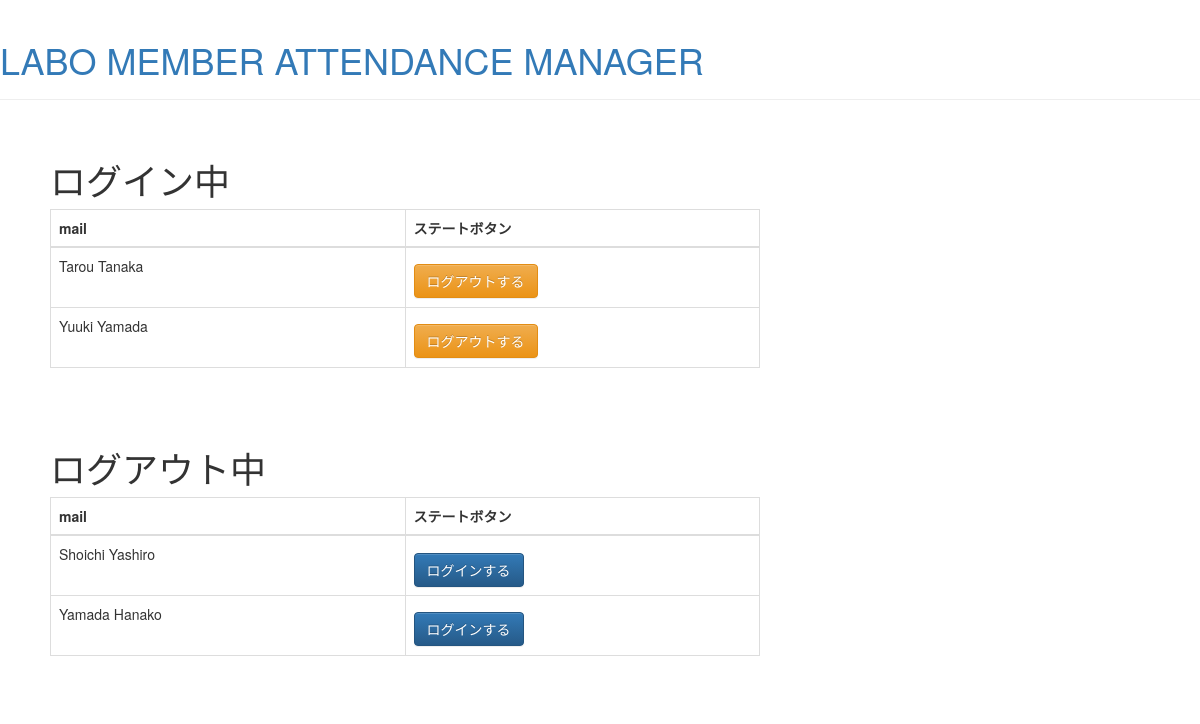
The app's page / (signed in), older data.
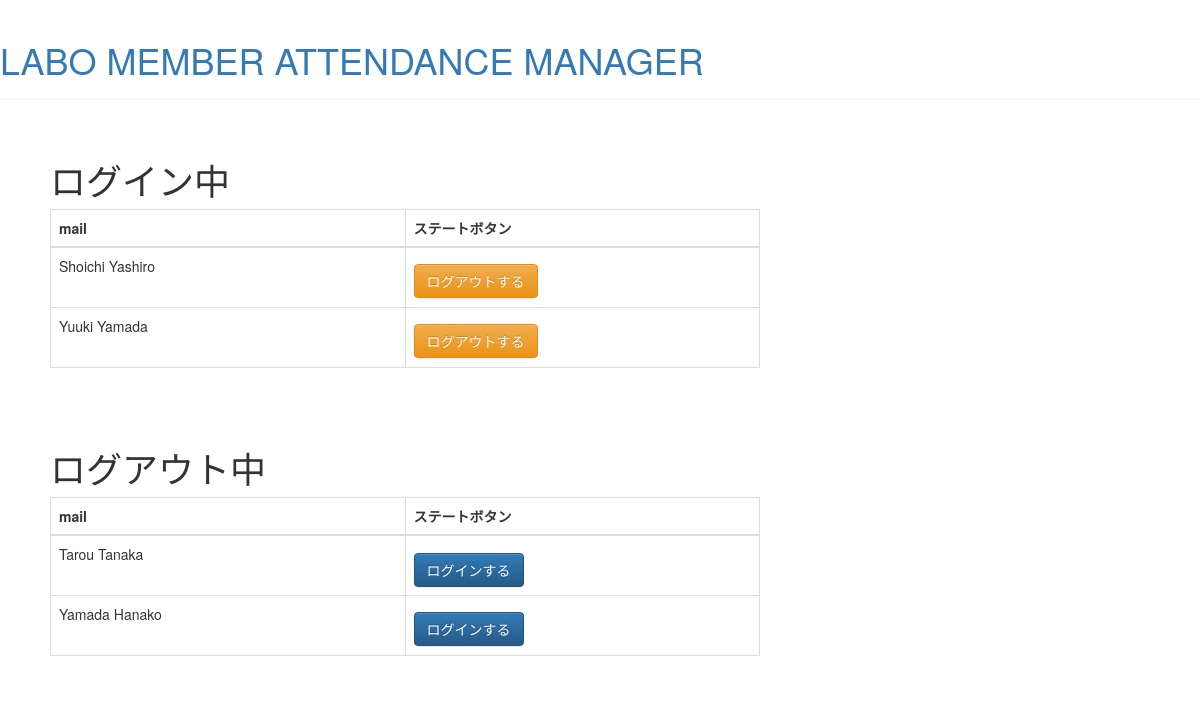
The same page, newer data.
### logsys/models.py (models this page shows, shortened)
class User(AbstractBaseUser, PermissionsMixin):
    email = models.EmailField(_('email address'), unique=True)
    first_name = models.CharField(_('first name'), max_length=30, blank=True)
    last_name = models.CharField(_('last name'), max_length=150, blank=True)
    login_or_out = models.BooleanField(_('state'),default=False)
    login_date = models.DateTimeField(blank=True, null=True)
    logout_date = models.DateTimeField(blank=True, null=True)
    is_staff = models.BooleanField(
        _('staff status'),
        default=False,
        help_text=_(
            'Designates whether the user can log into this admin site.'),
    )
    is_active = models.BooleanField(
        _('active'),
        default=True,
        help_text=_(
            'Designates whether this user should be treated as active. '
            'Unselect this instead of deleting accounts.'
        ),
    )
    date_joined = models.DateTimeField(_('date joined'), default=timezone.now)
    objects = UserManager()
    EMAIL_FIELD = 'email'
    USERNAME_FIELD = 'email'
    REQUIRED_FIELDS = []
    class Meta:
        verbose_name = _('user')
        verbose_name_plural = _('users')

### logsys/views.py (the view)
# urls.py: path('', views.index, name='index'),
@login_required
def index(request):
    users = User.objects.all()
    return render(request, 'logsys/state_list.html', {'users': users})

### logsys/templates/logsys/state_list.html
{% extends 'logsys/base.html' %}
{% block content %}
            <div class="login container-fluid" style="padding:20px;">
            <h1>ログイン中</h1>
                <table class="table table-bordered" style="content-align:center;table-layout:fixed;">
                    <thead>
                        <tr>
                            <th scope="col" style="width:200px;">mail</th>
                            <th scope="col" style="width:200px;">ステートボタン</th>
                        </tr>
                    </thead>
                {% for user in users %}
                    {% if user.login_or_out %}
                    <tr>
                        <td>
                            {{ user.first_name }} {{ user.last_name }}
                        </td>
                        <td>
                            <a href="{% url 'stateupdate' pk=user.pk %}" style="font-size:30px;"><button type="button" class="btn btn-warning">ログアウトする</button></a>
                        </td>
                    </tr>
                    {% endif %}
                {% endfor %}
                </table>
            </div>
            <div class="logout container-fluid" style="padding:20px;">
                <h1>ログアウト中</h1>
                <table class="table table-bordered" style="content-align:center;table-layout:fixed;">
                    <thead>
                        <tr>
                            <th scope="col">mail</th>
                            <th scope="col">ステートボタン</th>
                        </tr>
                    </thead>
                    {% for user in users %}
                        {% if not user.login_or_out %}
                        <tr>
                            <td>
                                {{ user.first_name }} {{ user.last_name }}
                            </td>
                            <td>
                                <a href="{% url 'stateupdate' pk=user.pk %}" style="font-size:30px;"><button type="button" class="btn btn-primary">ログインする</button></a>
                            </td>
                        </tr>
                        {% endif %}
                {% endfor %}
                </table>
            </div>
{% endblock content %}

### logsys/templates/logsys/base.html (shortened to what this page needs)
{% load staticfiles %}
<!DOCTYPE html>
<html>
<head>
<link rel="stylesheet" href="//maxcdn.bootstrapcdn.com/bootstrap/3.2.0/css/bootstrap.min.css">
    <link rel="stylesheet" href="//maxcdn.bootstrapcdn.com/bootstrap/3.2.0/css/bootstrap-theme.min.css">
</head>
<body>
<div class="page-header">
            <h1><a href="/">LABO MEMBER ATTENDANCE MANAGER</a></h1>
        </div>
        <div class="content container">
            <div class="row">
                <div class="col-md-8">
                {% block content %}
                {% endblock %}
                </div>
            </div>
        </div>
</body>
</html>

Row changes from the older to the newer data that the page shows:
changed User "Shoichi": moves from the list under "ログアウト中" to the list under "ログイン中"
changed User "Tarou": moves from the list under "ログイン中" to the list under "ログアウト中"
